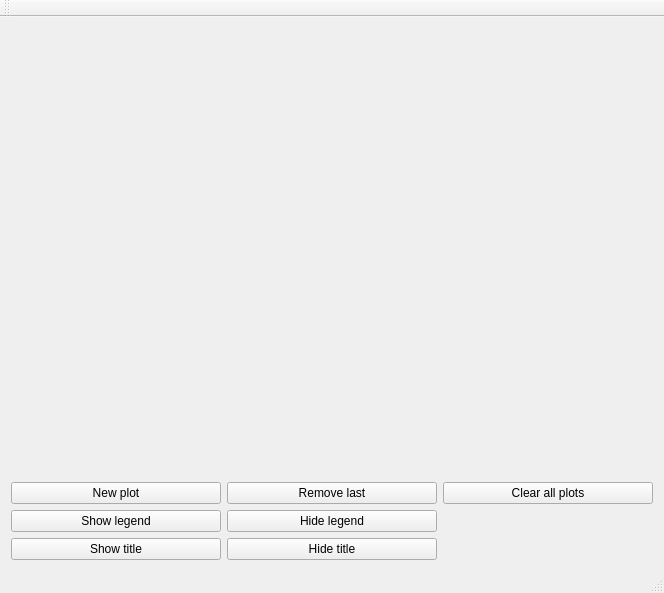
<?xml version="1.0" encoding="UTF-8"?>
<ui version="4.0">
 <class>MainWindow</class>
 <widget class="QMainWindow" name="MainWindow">
  <property name="geometry">
   <rect>
    <x>0</x>
    <y>0</y>
    <width>664</width>
    <height>593</height>
   </rect>
  </property>
  <property name="windowTitle">
   <string>MainWindow</string>
  </property>
  <widget class="QWidget" name="centralWidget">
   <layout class="QVBoxLayout" name="verticalLayout_2">
    <item>
     <layout class="QVBoxLayout" name="verticalLayout">
      <item>
       <widget class="QtAddons::PlotWidget" name="widget" native="true"/>
      </item>
      <item>
       <layout class="QGridLayout" name="gridLayout">
        <item row="0" column="1">
         <widget class="QPushButton" name="pushButton_3">
          <property name="text">
           <string>Remove last</string>
          </property>
         </widget>
        </item>
        <item row="1" column="1">
         <widget class="QPushButton" name="pushButton_5">
          <property name="text">
           <string>Hide legend</string>
          </property>
         </widget>
        </item>
        <item row="0" column="2">
         <widget class="QPushButton" name="pushButton_2">
          <property name="text">
           <string>Clear all plots</string>
          </property>
         </widget>
        </item>
        <item row="1" column="0">
         <widget class="QPushButton" name="pushButton_4">
          <property name="text">
           <string>Show legend</string>
          </property>
         </widget>
        </item>
        <item row="0" column="0">
         <widget class="QPushButton" name="pushButton">
          <property name="text">
           <string>New plot</string>
          </property>
         </widget>
        </item>
        <item row="2" column="0">
         <widget class="QPushButton" name="pushButton_6">
          <property name="text">
           <string>Show title</string>
          </property>
         </widget>
        </item>
        <item row="2" column="1">
         <widget class="QPushButton" name="pushButton_7">
          <property name="text">
           <string>Hide title</string>
          </property>
         </widget>
        </item>
       </layout>
      </item>
     </layout>
    </item>
   </layout>
  </widget>
  <widget class="QMenuBar" name="menuBar">
   <property name="geometry">
    <rect>
     <x>0</x>
     <y>0</y>
     <width>664</width>
     <height>22</height>
    </rect>
   </property>
  </widget>
  <widget class="QToolBar" name="mainToolBar">
   <attribute name="toolBarArea">
    <enum>TopToolBarArea</enum>
   </attribute>
   <attribute name="toolBarBreak">
    <bool>false</bool>
   </attribute>
  </widget>
  <widget class="QStatusBar" name="statusBar"/>
 </widget>
 <layoutdefault spacing="6" margin="11"/>
 <customwidgets>
  <customwidget>
   <class>QtAddons::PlotWidget</class>
   <extends>QWidget</extends>
   <header location="global">plotwidget.h</header>
   <container>1</container>
  </customwidget>
 </customwidgets>
 <resources/>
 <connections/>
</ui>
